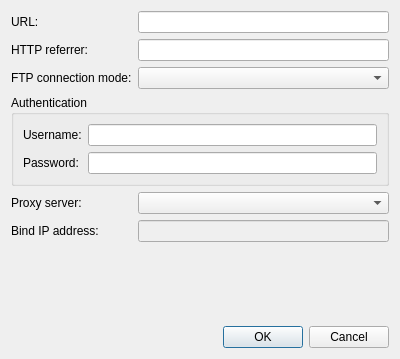
<ui version="4.0" >
 <class>HttpUrlOptsDlg</class>
 <widget class="QDialog" name="HttpUrlOptsDlg" >
  <property name="geometry" >
   <rect>
    <x>0</x>
    <y>0</y>
    <width>400</width>
    <height>359</height>
   </rect>
  </property>
  <property name="windowTitle" >
   <string>HTTP/FTP link properties</string>
  </property>
  <layout class="QGridLayout" >
   <item row="0" column="0" >
    <widget class="QLabel" name="labelUrl" >
     <property name="text" >
      <string>URL:</string>
     </property>
    </widget>
   </item>
   <item row="0" column="1" >
    <widget class="QLineEdit" name="lineUrl" />
   </item>
   <item row="1" column="0" >
    <widget class="QLabel" name="label_6" >
     <property name="text" >
      <string>HTTP referrer:</string>
     </property>
    </widget>
   </item>
   <item row="1" column="1" >
    <widget class="QLineEdit" name="lineReferrer" />
   </item>
   <item row="2" column="0" >
    <widget class="QLabel" name="label_2" >
     <property name="text" >
      <string>FTP connection mode:</string>
     </property>
    </widget>
   </item>
   <item row="2" column="1" >
    <widget class="QComboBox" name="comboFtpMode" />
   </item>
   <item row="3" column="0" colspan="2" >
    <widget class="QGroupBox" name="groupBox" >
     <property name="title" >
      <string>Authentication</string>
     </property>
     <layout class="QGridLayout" >
      <property name="leftMargin" >
       <number>9</number>
      </property>
      <property name="topMargin" >
       <number>9</number>
      </property>
      <property name="rightMargin" >
       <number>9</number>
      </property>
      <property name="bottomMargin" >
       <number>9</number>
      </property>
      <property name="horizontalSpacing" >
       <number>6</number>
      </property>
      <property name="verticalSpacing" >
       <number>6</number>
      </property>
      <item row="1" column="1" >
       <widget class="QLineEdit" name="linePassword" >
        <property name="echoMode" >
         <enum>QLineEdit::Password</enum>
        </property>
       </widget>
      </item>
      <item row="0" column="1" >
       <widget class="QLineEdit" name="lineUsername" />
      </item>
      <item row="1" column="0" >
       <widget class="QLabel" name="label_4" >
        <property name="text" >
         <string>Password:</string>
        </property>
       </widget>
      </item>
      <item row="0" column="0" >
       <widget class="QLabel" name="label_3" >
        <property name="text" >
         <string>Username:</string>
        </property>
       </widget>
      </item>
     </layout>
    </widget>
   </item>
   <item row="4" column="0" >
    <widget class="QLabel" name="label_5" >
     <property name="text" >
      <string>Proxy server:</string>
     </property>
    </widget>
   </item>
   <item row="4" column="1" >
    <widget class="QComboBox" name="comboProxy" />
   </item>
   <item row="6" column="1" >
    <spacer>
     <property name="orientation" >
      <enum>Qt::Vertical</enum>
     </property>
     <property name="sizeHint" >
      <size>
       <width>20</width>
       <height>40</height>
      </size>
     </property>
    </spacer>
   </item>
   <item row="7" column="0" colspan="2" >
    <widget class="QDialogButtonBox" name="buttonBox" >
     <property name="orientation" >
      <enum>Qt::Horizontal</enum>
     </property>
     <property name="standardButtons" >
      <set>QDialogButtonBox::Cancel|QDialogButtonBox::NoButton|QDialogButtonBox::Ok</set>
     </property>
    </widget>
   </item>
   <item row="5" column="0" >
    <widget class="QLabel" name="label_7" >
     <property name="text" >
      <string>Bind IP address:</string>
     </property>
    </widget>
   </item>
   <item row="5" column="1" >
    <widget class="QLineEdit" name="lineAddrBind" >
     <property name="enabled" >
      <bool>false</bool>
     </property>
    </widget>
   </item>
  </layout>
 </widget>
 <tabstops>
  <tabstop>lineUrl</tabstop>
  <tabstop>lineReferrer</tabstop>
  <tabstop>comboFtpMode</tabstop>
  <tabstop>lineUsername</tabstop>
  <tabstop>linePassword</tabstop>
  <tabstop>comboProxy</tabstop>
  <tabstop>buttonBox</tabstop>
 </tabstops>
 <resources/>
 <connections>
  <connection>
   <sender>buttonBox</sender>
   <signal>accepted()</signal>
   <receiver>HttpUrlOptsDlg</receiver>
   <slot>accept()</slot>
   <hints>
    <hint type="sourcelabel" >
     <x>227</x>
     <y>339</y>
    </hint>
    <hint type="destinationlabel" >
     <x>157</x>
     <y>274</y>
    </hint>
   </hints>
  </connection>
  <connection>
   <sender>buttonBox</sender>
   <signal>rejected()</signal>
   <receiver>HttpUrlOptsDlg</receiver>
   <slot>reject()</slot>
   <hints>
    <hint type="sourcelabel" >
     <x>295</x>
     <y>345</y>
    </hint>
    <hint type="destinationlabel" >
     <x>286</x>
     <y>274</y>
    </hint>
   </hints>
  </connection>
 </connections>
</ui>
